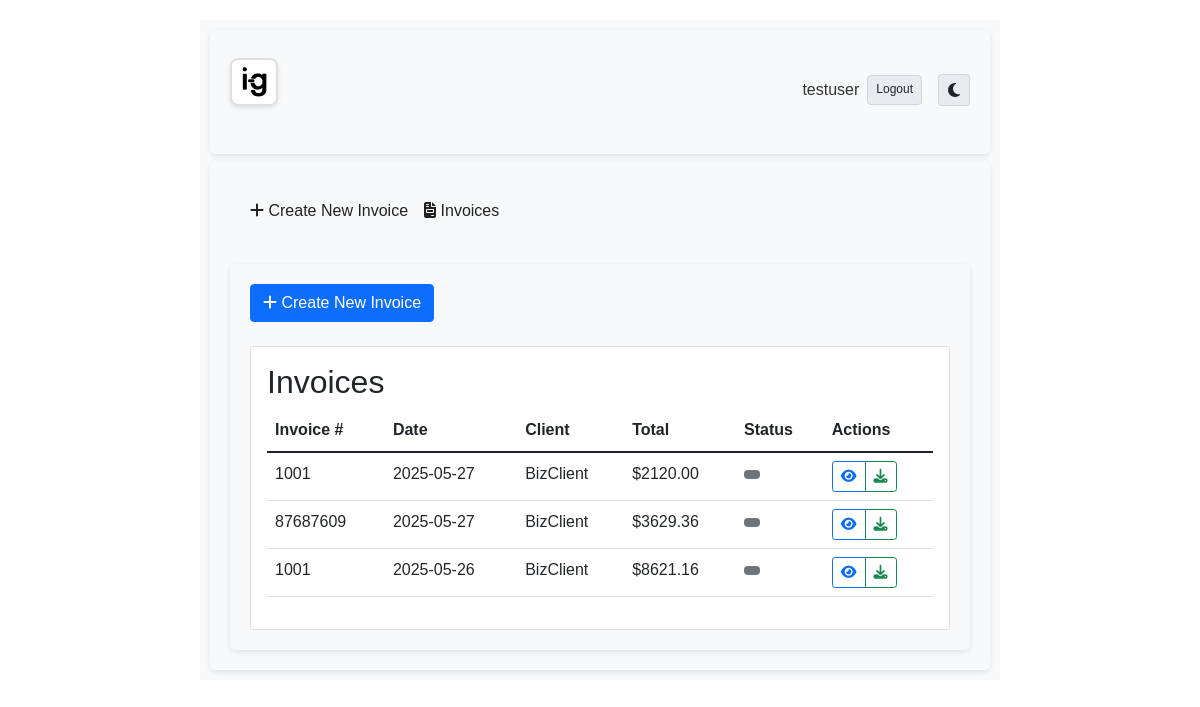
The app's page /invoices (signed in), older data.
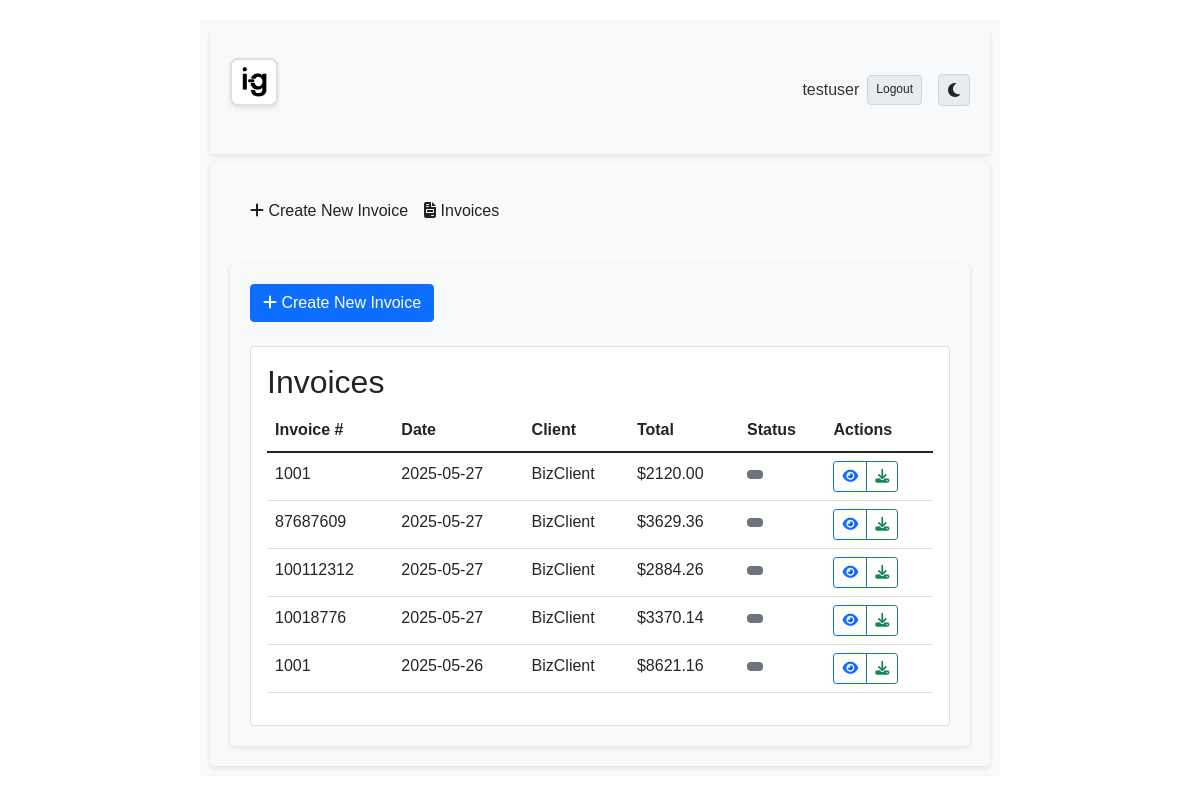
The same page, newer data.
### tables this page shows
CREATE TABLE invoices (
    id INTEGER PRIMARY KEY AUTOINCREMENT,
    user_id INTEGER NOT NULL,
    invoice_number TEXT NOT NULL,
    client_id INTEGER NOT NULL,
    date TEXT NOT NULL,
    notes TEXT,
    total REAL,
    sales_tax_id INTEGER,
    tax_applies_to TEXT,
    FOREIGN KEY (user_id) REFERENCES users (id),
    FOREIGN KEY (client_id) REFERENCES clients (id),
    FOREIGN KEY (sales_tax_id) REFERENCES sales_tax (id)
);

CREATE TABLE clients (
    id INTEGER PRIMARY KEY AUTOINCREMENT,
    user_id INTEGER NOT NULL,
    name TEXT NOT NULL,
    address TEXT NOT NULL,
    email TEXT,
    phone TEXT,
    FOREIGN KEY (user_id) REFERENCES users (id)
);

### app.py (the view)
@app.route('/invoices')
@login_required
def invoice_list():
    conn = get_db()
    invoices = conn.execute('''
        SELECT i.*, c.name as client_name
        FROM invoices i
        JOIN clients c ON i.client_id = c.id
        WHERE i.user_id = ?
        ORDER BY i.date DESC
    ''', (session['user_id'],)).fetchall()
    return render_template('invoice_list.html', invoices=invoices)

### app.py (called while the page is built)
def login_required(f):
    @wraps(f)
    def decorated_function(*args, **kwargs):
        if 'user_id' not in session:
            flash('Please log in to access this page.')
            return redirect(url_for('login', _external=True, _scheme='https'))
        return f(*args, **kwargs)
    return decorated_function

def get_db():
    if 'db' not in g:
        g.db = sqlite3.connect('/app/invoice_gen.db')
        g.db.row_factory = sqlite3.Row
    return g.db

@app.context_processor
def inject_app_root():
    return dict(APP_ROOT='/invoice')

### templates/invoice_list.html (shortened to what this page needs)
{% extends "base.html" %}
{% block content %}
<div class="container mt-4">
    <div class="d-flex justify-content-between align-items-center mb-4">
        <a href="{{ url_for('dashboard') }}" class="btn btn-primary">
            <i class="fas fa-plus"></i> Create New Invoice
        </a>
    </div>
    <div class="card">
        <div class="card-body">
            <div class="table-responsive">
                <h2>Invoices</h2>
                <table class="table table-hover">
                    <thead>
                        <tr>
                            <th>Invoice #</th>
                            <th>Date</th>
                            <th>Client</th>
                            <th>Total</th>
                            <th>Status</th>
                            <th>Actions</th>
                        </tr>
                    </thead>
                    <tbody>
                        {% for invoice in invoices %}
                        <tr>
                            <td>{{ invoice.invoice_number }}</td>
                            <td>{{ invoice.date }}</td>
                            <td>{{ invoice.client_name }}</td>
                            <td>${{ "%.2f"|format(invoice.total) }}</td>
                            <td>
                                <span class="badge {% if invoice.status == 'paid' %}bg-success{% elif invoice.status == 'pending' %}bg-warning{% else %}bg-secondary{% endif %}">
                                </span>
                            </td>
                            <td>
                                <div class="btn-group">
                                    <a href="{{ url_for('view_invoice', invoice_number=invoice.invoice_number) }}"
                                       class="btn btn-sm btn-outline-primary"
                                       title="View Invoice">
                                        <i class="fas fa-eye"></i>
                                    </a>
                                    <a href="{{ url_for('download_invoice', invoice_number=invoice.invoice_number) }}"
                                       class="btn btn-sm btn-outline-success"
                                       title="Download Invoice">
                                        <i class="fas fa-download"></i>
                                    </a>
                                </div>
                            </td>
                        </tr>
                        {% else %}
                        <tr>
                            <td colspan="6" class="text-center">No invoices found</td>
                        </tr>
                        {% endfor %}
                    </tbody>
                </table>
            </div>
        </div>
    </div>
</div>
{% endblock %}

### templates/base.html (shortened to what this page needs)
<!DOCTYPE html>
<html lang="en">
<head>
    <link href="https://cdn.jsdelivr.net/npm/bootstrap@5.1.3/dist/css/bootstrap.min.css" rel="stylesheet">
    <link rel="stylesheet" href="https://cdnjs.cloudflare.com/ajax/libs/font-awesome/6.5.1/css/all.min.css">
    <link rel="stylesheet" href="{{ url_for('static', filename='style.css') }}">
</head>
<body>
    <div class="page-wrapper">
        <div class="container">
            <div class="header d-flex align-items-end justify-content-between w-100" style="min-height:60px; padding: 0.5rem 0;">
                <div class="header-logo-container ms-0">
                    <img src="{{ url_for('static', filename='logos/ig-logo.png') }}" alt="Invoice Generator Logo" class="img-fluid logo-img logo-img-light">
                </div>
                <div class="d-flex align-items-center gap-2 ms-auto">
                    {% if session.username %}
                        <span class="username-text">{{ session.username }}</span>
                        <a href="{{ url_for('logout') }}" class="logout-button">Logout</a>
                    {% endif %}
                    <button id="theme-toggle" class="theme-toggle btn btn-outline-secondary btn-sm ms-2" title="Toggle dark/light theme">
                        <i class="fas fa-moon"></i>
                    </button>
                </div>
            </div>
        </div>
        <div class="container">
            <nav class="navbar navbar-expand-lg custom-navbar">
                <div class="container-fluid">
                    <div class="collapse navbar-collapse" id="navbarNav">
                        <ul class="navbar-nav">
                            <li class="nav-item">
                                <a class="nav-link" href="{{ url_for('dashboard') }}">
                                    <i class="fas fa-plus"></i> Create New Invoice
                                </a>
                            </li>
                            <li class="nav-item">
                                <a class="nav-link" href="{{ url_for('invoice_list') }}">
                                    <i class="fas fa-file-invoice"></i> Invoices
                                </a>
                            </li>
                        </ul>
                    </div>
                </div>
            </nav>
            {% block content %}{% endblock %}
        </div>
    </div>
</body>
</html>

### static/style.css (style rules this page uses)
:root { --bg-color: #ffffff; --text-color: #212529; --border-color: #dee2e6; --input-bg: #ffffff; --input-border: #ced4da; --input-text: #212529; --placeholder-color: #999; --section-bg: #f8f9fa; --button-bg: #e9ecef; --button-hover: #dee2e6; --button-text: #212529; --button-border: #ced4da; }
body { font-family: Arial, sans-serif; line-height: 1.6; margin: 0; padding: 20px; background-color: var(--bg-color); color: var(--text-color); }
.page-wrapper { max-width: 800px; margin: 0 auto; padding: 10px; display: flex; flex-direction: column; gap: 8px; }
.container { background-color: var(--bg-color); padding: 20px; border-radius: 5px; box-shadow: 0 2px 5px rgba(0,0,0,0.1); max-width: none; margin: 0; }
.header { display: flex; justify-content: space-between; align-items: center; margin-bottom: 20px; }
.theme-toggle { background: none; border: none; cursor: pointer; padding: 4px 8px; font-size: 16px; color: var(--button-text); background-color: var(--button-bg); border: 1px solid var(--button-border); border-radius: 4px; display: flex; align-items: center; justify-content: center; width: 32px; height: 32px; }
.logout-button { display: inline-block; padding: 4px 8px; background-color: var(--button-bg); color: var(--button-text) !important; text-decoration: none !important; border-radius: 4px; font-size: 12px; border: 1px solid var(--button-border); width: auto; }
button { background-color: #007bff; color: white; padding: 10px 15px; border: none; border-radius: 4px; cursor: pointer; }
.container, .page-wrapper, .form-container, .invoice-form { background-color: var(--section-bg); }

### templates/base.html (style rules this page uses)
.header { width: 100%; left: 0; position: relative; background: transparent; padding: 0.5rem 0; }
.header-logo-container { width: 48px; height: 48px; padding: 4px; background-color: #fff; border-radius: 8px; box-shadow: 0 2px 4px rgba(0, 0, 0, 0.1); display: flex; align-items: center; justify-content: center; border: 2px solid #e0e0e0; margin-left: 0; }
.header-logo-container .logo-img { max-width: 100%; max-height: 100%; object-fit: contain; display: none; }
.header-logo-container .logo-img-light { display: block; }
.username-text { font-weight: 500; color: #333; }
.custom-navbar { background-color: #f8f9fa; border-radius: 8px; margin-bottom: 1.5rem; }
.custom-navbar .nav-link { color: #222; }

Row changes from the older to the newer data that the page shows:
added invoices: invoice_number "100112312", date "2025-05-27", client_name "BizClient", total "2884.26"
added invoices: invoice_number "10018776", date "2025-05-27", client_name "BizClient", total "3370.14"
